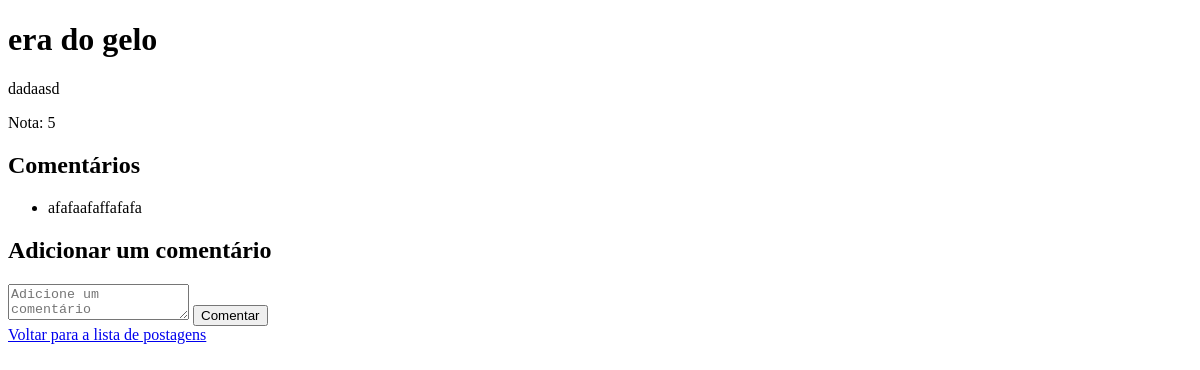
Before: /postagem/1 with the older database file.
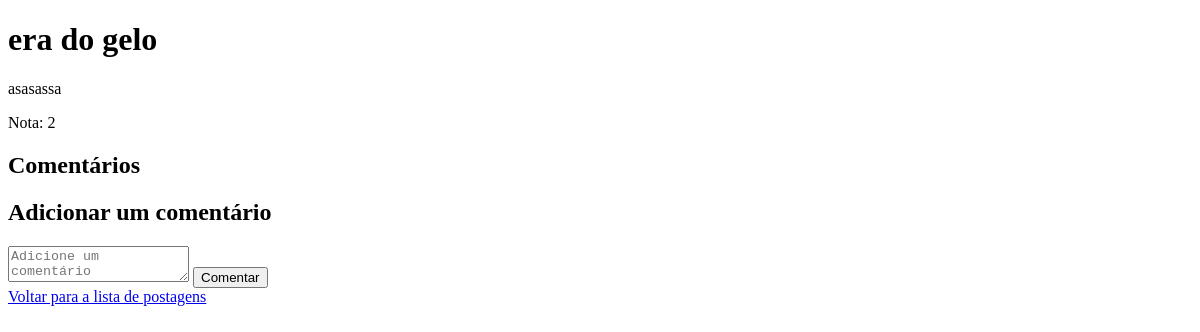
After: the same page with the newer database file.
### ReelTalk/blog/app.py (models this page shows)
class Postagem(db.Model):
    __tablename__ = "postagens"
    id = db.Column(db.Integer, primary_key=True, autoincrement=True)
    titulo = db.Column(db.String(200), nullable=False)
    review = db.Column(db.String, nullable=False)
    nota = db.Column(db.Integer, nullable=False)
    usuario_id = db.Column(db.Integer, db.ForeignKey('usuarios.id'))
    usuario = db.relationship("Usuario", back_populates="postagens")
    comentarios = db.relationship("Comentario", back_populates="postagem")

class Comentario(db.Model):
    __tablename__ = "comentarios"
    id = db.Column(db.Integer, primary_key=True, autoincrement=True)
    conteudo = db.Column(db.String, nullable=False)
    postagem_id = db.Column(db.Integer, db.ForeignKey('postagens.id'))
    usuario_id = db.Column(db.Integer, db.ForeignKey('usuarios.id'))
    usuario = db.relationship("Usuario", back_populates="comentarios")
    postagem = db.relationship("Postagem", back_populates="comentarios")

### ReelTalk/blog/app.py (the view, shortened to what this page needs)
@app.route('/postagem/<int:postagem_id>', methods=['GET', 'POST'])
def detalhe_postagem(postagem_id):
    postagem = Postagem.query.get(postagem_id)
    comentarios = Comentario.query.filter_by(postagem_id=postagem_id).all()
    return render_template('detalhe_postagem.html', postagem=postagem, comentarios=comentarios)

### ReelTalk/blog/templates/detalhe_postagem.html (shortened to what this page needs)
<!DOCTYPE html>
<html lang="en">
<head>
</head>
<body>
    <h1>{{ postagem.titulo }}</h1>
    <p>{{ postagem.review }}</p>
    <p>Nota: {{ postagem.nota }}</p>
    <h2>Comentários</h2>
    <ul>
        {% for comentario in comentarios %}
            <li>
                {{ comentario.conteudo }}
            </li>
        {% endfor %}
    </ul>
    <h2>Adicionar um comentário</h2>
    <form method="POST" action="{{ url_for('detalhe_postagem', postagem_id=postagem.id) }}">
        <textarea name="conteudo" placeholder="Adicione um comentário" required></textarea>
        <button type="submit">Comentar</button>
    </form>
    <a href="{{ url_for('index') }}">Voltar para a lista de postagens</a>
</body>
</html>

Changed rows visible on the page:
no longer on this page (row edited): Comentario: conteudo "afafaafaffafafa"
changed Postagem "era do gelo": review "dadaasd" → "asasassa"; nota "5" → "2"
